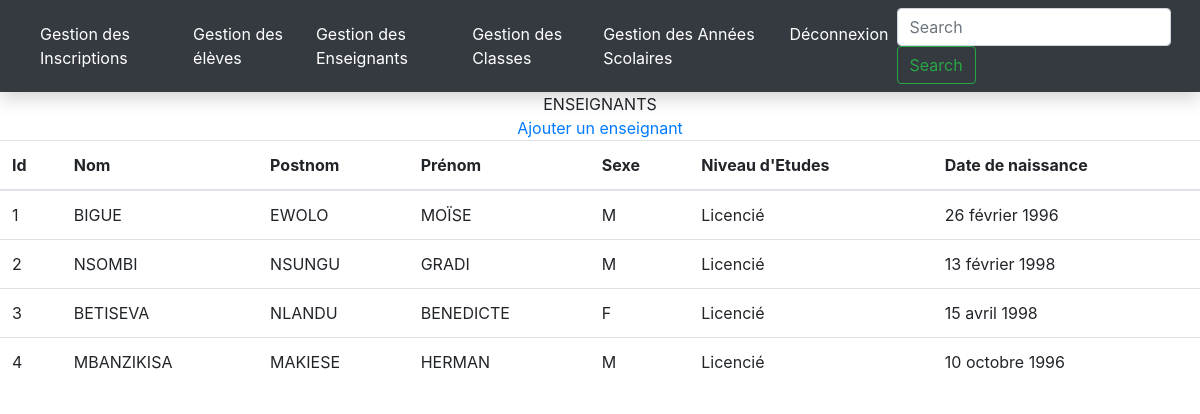
Page /enseignant on the committed database.
### Gestion_Enseignants/models.py (models this page shows, shortened)
class Enseignant(models.Model):
    Nom=models.CharField(max_length=255,null=False)
    Postnom=models.CharField(max_length=255,null=True)
    Prénom=models.CharField(max_length=55,null=True)
    Sexe=models.CharField(max_length=1, choices=[('M','Masculin'),('F','Féminin')])
    NVE=[('Diplômé Etat','Diplômé Etat'),('Gradué','Gradué'),('Licencié','Licencié'),('Autre','Autre')]
    Niveau_Etudes=models.CharField(max_length=200, choices=NVE)
    Date_de_naissance=models.DateField()

### Gestion_Enseignants/views.py (the view)
# urls.py: path('enseignant',enseignant, name='enseignant'),
def enseignant (request):
    context={}
    context['enseignants']=Enseignant.objects.all()
    return render (request, template_name='enseignant.html',context=context)

### Gestion_Enseignants/templates/enseignant.html (shortened to what this page needs)
{% extends "base.html" %}
        {% block content %}
            {% block tableaux %}
            <table class="table" <h1><CEnter>ENSEIGNANTS</CEnter> </h1><a href="{% url 'AjouterEnseignant'%}"><center>Ajouter un enseignant</center> </a>
                <thead>
                  <tr>
                        <th>Id</th>
                        <th>Nom</th>
                        <th>Postnom</th>
                        <th>Prénom</th>
                        <th>Sexe</th>
                        <th>Niveau d'Etudes</th>
                        <th>Date de naissance</th>
                  </tr>
                </thead>
                <tbody>
                    {% for enseignant in enseignants %}
                    <tr>
                    <td >{{enseignant.id}}</td>
                    <td>{{enseignant.Nom }}</td>
                    <td> {{enseignant.Postnom}}</td>
                    <td> {{enseignant.Prénom}}</td>
                    <td>{{ enseignant.Sexe }}</td>
                    <td>{{ enseignant.Niveau_Etudes }}</td>
                    <td>{{ enseignant.Date_de_naissance }}</td>
                    </tr>
                 {% empty %}
                    <tr>
                         <td colspan="6">Aucun enseignant trouvé </td>
                    </tr>
                {% endfor %}
                </tbody>
                {% endblock %}
              </table>
    </body>
        {% endblock %}

### rows in the picture
Enseignant: id "1", Nom "BIGUE", Postnom "EWOLO", Prénom "MOÏSE", Sexe "M", Niveau_Etudes "Licencié", Date_de_naissance "26 février 1996"
Enseignant: id "2", Nom "NSOMBI", Postnom "NSUNGU", Prénom "GRADI", Sexe "M", Niveau_Etudes "Licencié", Date_de_naissance "13 février 1998"
Enseignant: id "3", Nom "BETISEVA", Postnom "NLANDU", Prénom "BENEDICTE", Sexe "F", Niveau_Etudes "Licencié", Date_de_naissance "15 avril 1998"
Enseignant: id "4", Nom "MBANZIKISA", Postnom "MAKIESE", Prénom "HERMAN", Sexe "M", Niveau_Etudes "Licencié", Date_de_naissance "10 octobre 1996"
